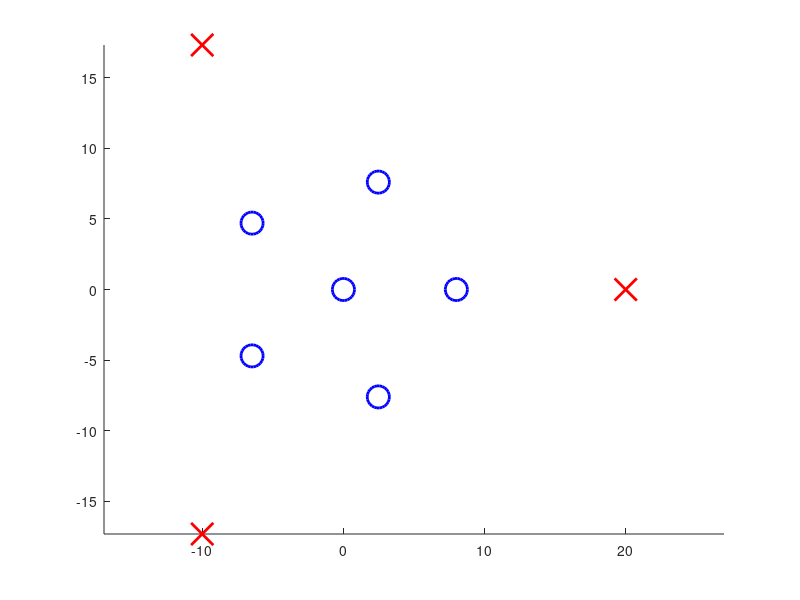

Write the MATLAB code that produced this figure. (Note: this script raises an error after producing the figure.)
%% test CVX for 3 task 6 network agent case

patrol_rad = 20;
comm_rad = 8;
task_agent_count = 3;
comm_agent_count = 6;

qos(1) = struct('flow', struct('src', 1, 'dest', [2 3]),...
  'margin', 0.10,...
  'confidence', 0.7);
qos(2) = struct('flow', struct('src', 2, 'dest', [1 3]),...
  'margin', 0.10,...
  'confidence', 0.7);
qos(3) = struct('flow', struct('src', 3, 'dest', [1 2]),...
  'margin', 0.10,...
  'confidence', 0.7);

x_task = [patrol_rad*cos(2*pi/task_agent_count.*(0:task_agent_count-1));
          patrol_rad*sin(2*pi/task_agent_count.*(0:task_agent_count-1))];
x_comm = [[0;0] [comm_rad*cos(2*pi/(comm_agent_count-1).*(0:comm_agent_count-2));
                 comm_rad*sin(2*pi/(comm_agent_count-1).*(0:comm_agent_count-2))]];
x = [x_task x_comm];

figure(1);clf;hold on;
plot(x_task(1,:), x_task(2,:), 'rx', 'MarkerSize', 16, 'LineWidth', 2)
plot(x_comm(1,:), x_comm(2,:), 'bo', 'MarkerSize', 16, 'LineWidth', 2)
axis equal

%% solve SOCP

% for i = 1:10
  tic
  [slack, routing_vars, status] = rrsocpprobconf(x(:), qos, true)
%   x = x + randn(size(x));
  toc
% end
